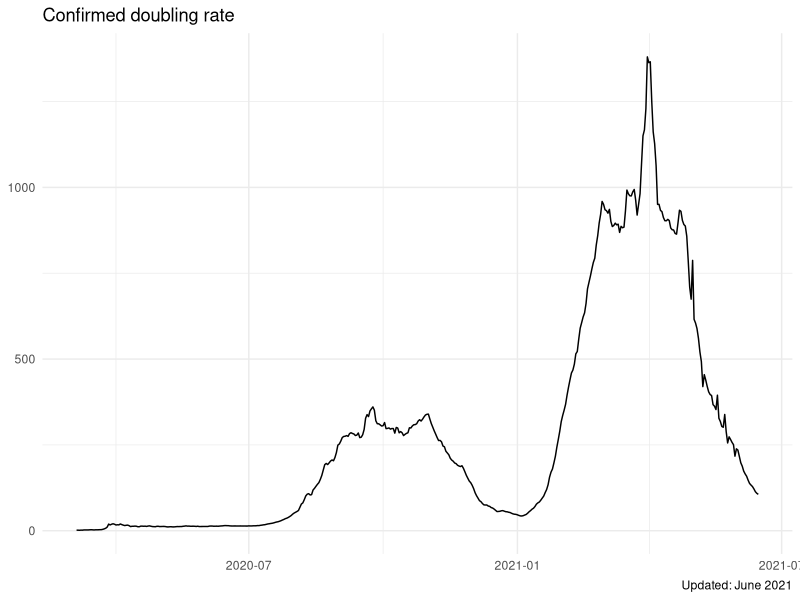

R code for this plot:
## ---- chunk 1
library(tidyverse)
library(lubridate) # dates
library(ggplot2)
## ---- chunk 2
# provincial_total_confirmed <- read.csv("data/covid19za_provincial_cumulative_timeline_confirmed.csv")
provincial_total_confirmed <- read.csv("data/owid-covid-data_SouthAfricaExtracted_big.csv")
head(provincial_total_confirmed)
## ---- chunk 3
# calculate 7-day doubling rate
calculate_doubling_rate <- function(num_days, q1, q2) {
  doubling_rate <- num_days*(log(2)/(log(q2/q1)))
  return(doubling_rate)
}
## ---- chunk 4
  # Get total confirmed cases per date
  confirmed <- provincial_total_confirmed %>% 
  filter(!is.na(total_cases)) %>% 
  select(date, total_cases) %>% 
  mutate(date = as.Date(date))
  head(confirmed)
  
  # create subset of confirmed to apply doubling rate function to
  num_days <- 7
  confirmed_after_num_days <- confirmed %>% tail(-num_days)
  
  # add num_days 0s at end
  date <- rep(c(Sys.Date()),num_days)
  total_cases <- rep(c(0),num_days)
  data_temp<- data.frame(date, total_cases)
  data_temp <- as.data.frame(data_temp)
  confirmed_after_num_days <- rbind(confirmed_after_num_days, data_temp, make.row.names=FALSE)
  
  # remove num_days 0s at end
  confirmed$doubling_rate <- with(confirmed, calculate_doubling_rate(num_days, confirmed$total_cases, confirmed_after_num_days$total_cases))
  confirmed <- confirmed %>% head(-num_days)
## ---- chunk 5
ggplot(confirmed, aes(date, doubling_rate)) + 
  geom_line() +
  labs(title= "Confirmed doubling rate",
       caption = "Updated: June 2021",
       x = NULL,
       y = NULL) +
  theme_minimal()
